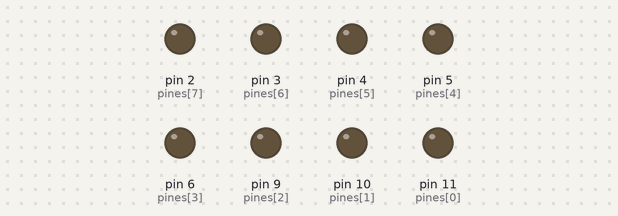
This sketch was run on a simulated Arduino Uno, built with avr-gcc and run on an emulated ATmega328P. On the bench: output pins drawn as LEDs (lit = HIGH).

Above: at 0.05 s.
At 0.45 s:
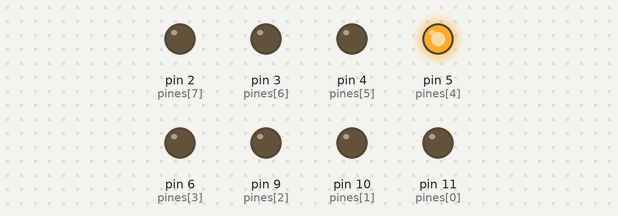
At 0.75 s:
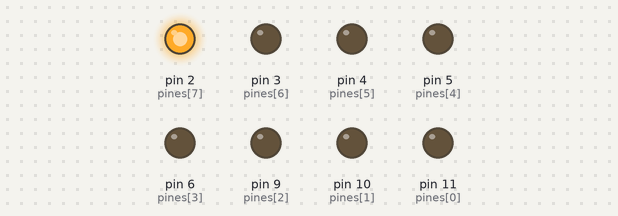
At 1.45 s:
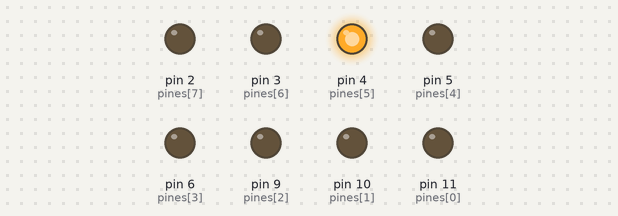
At 2.15 s:
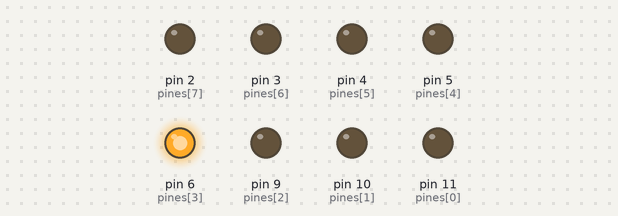
At 2.85 s:
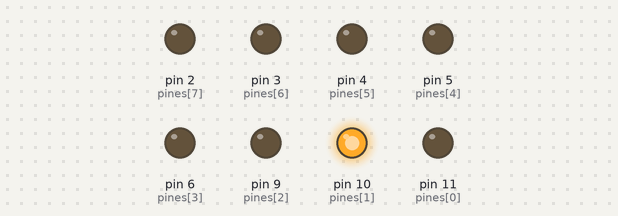
Timing chart, 0 to 3.1 s (numbered marks = the images above):
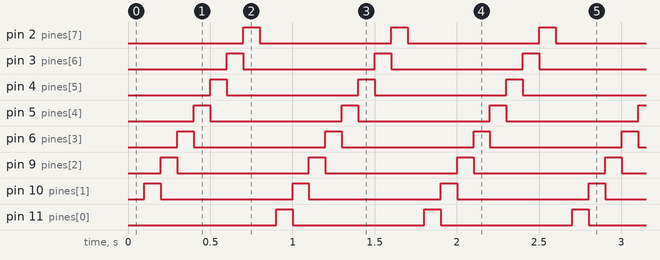

Measured:
- by itself, pin 2 (pines[7]), pin 3 (pines[6]), pin 4 (pines[5]), pin 5 (pines[4]), pin 6 (pines[3]), pin 9 (pines[2]), pin 10 (pines[1]), pin 11 (pines[0]): alternates HIGH for 0.10 s and LOW for 0.80 s
- by itself, everything shown: repeats every 0.90 s, in 9 steps

The sketch:

5_corrimiento_izquierda.ino
```cpp
unsigned char pines[]={11,10,9,6,5,4,3,2};
unsigned char contador=0;


void setup() {
  // put your setup code here, to run once:

  for(char i=0;i<sizeof(pines); i++ ){
    pinMode(pines[i],OUTPUT);

    }

}

void loop() {
  // put your main code here, to run repeatedly:


delay(100);

if(contador==8)
contador=0;

else
contador++;

for(char i=0; i < sizeof(pines); i++)
{

  if(contador==i)
  {
    digitalWrite(pines[i],HIGH);

    }

    else
    digitalWrite(pines[i],LOW);


  }
}
```
